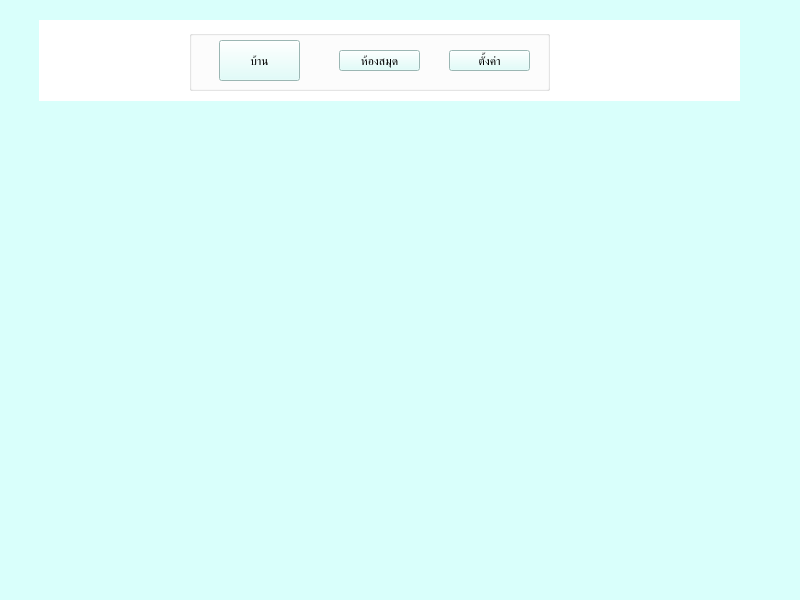
<?xml version="1.0" encoding="UTF-8"?>
<ui version="4.0">
 <class>MainWindow</class>
 <widget class="QMainWindow" name="MainWindow">
  <property name="geometry">
   <rect>
    <x>0</x>
    <y>0</y>
    <width>800</width>
    <height>600</height>
   </rect>
  </property>
  <property name="windowTitle">
   <string>MainWindow</string>
  </property>
  <property name="styleSheet">
   <string notr="true">background-color: rgb(217, 255, 251);</string>
  </property>
  <widget class="QWidget" name="centralwidget">
   <widget class="QWidget" name="bar_app" native="true">
    <property name="enabled">
     <bool>true</bool>
    </property>
    <property name="geometry">
     <rect>
      <x>39</x>
      <y>20</y>
      <width>701</width>
      <height>81</height>
     </rect>
    </property>
    <property name="styleSheet">
     <string notr="true">background-color: rgb(255, 255, 255);</string>
    </property>
    <widget class="QGroupBox" name="manu_box">
     <property name="geometry">
      <rect>
       <x>150</x>
       <y>10</y>
       <width>361</width>
       <height>61</height>
      </rect>
     </property>
     <property name="title">
      <string/>
     </property>
     <widget class="QPushButton" name="go_to_home">
      <property name="geometry">
       <rect>
        <x>30</x>
        <y>10</y>
        <width>81</width>
        <height>41</height>
       </rect>
      </property>
      <property name="styleSheet">
       <string notr="true">background-color: rgb(217, 255, 251);</string>
      </property>
      <property name="text">
       <string>บ้าน</string>
      </property>
     </widget>
     <widget class="QPushButton" name="go_to_library">
      <property name="geometry">
       <rect>
        <x>150</x>
        <y>20</y>
        <width>81</width>
        <height>21</height>
       </rect>
      </property>
      <property name="styleSheet">
       <string notr="true">background-color: rgb(217, 255, 251);</string>
      </property>
      <property name="text">
       <string>ห้องสมุด</string>
      </property>
     </widget>
     <widget class="QPushButton" name="go_to_setting">
      <property name="geometry">
       <rect>
        <x>260</x>
        <y>20</y>
        <width>81</width>
        <height>21</height>
       </rect>
      </property>
      <property name="styleSheet">
       <string notr="true">background-color: rgb(217, 255, 251);</string>
      </property>
      <property name="text">
       <string>ตั้งค่า</string>
      </property>
     </widget>
    </widget>
   </widget>
  </widget>
  <widget class="QStatusBar" name="statusbar"/>
 </widget>
 <resources/>
 <connections/>
</ui>
